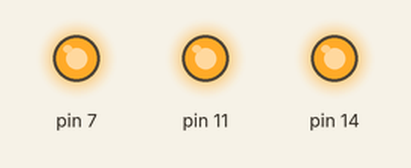
Recording of a sketch running on a simulated Arduino Uno, built with avr-gcc and run on an emulated ATmega328P. On the bench: output pins drawn as LEDs (lit = HIGH). Random numbers use the default seed unless the sketch sets one; what the sketch prints to the serial monitor is not drawn.

Above: at 0.04 s.
At 0.36 s:
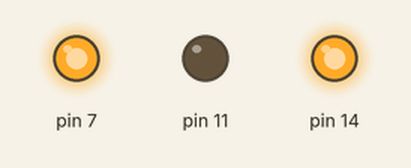
At 0.92 s:
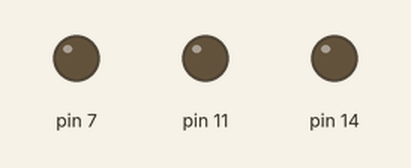
At 1.72 s:
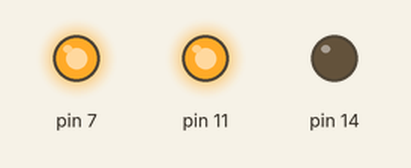
At 2.67 s:
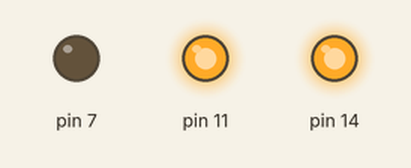
At 3.6 s:
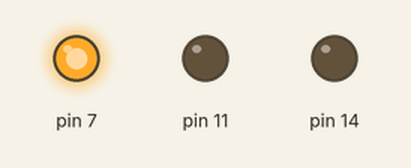
Timing chart, 0 to 3.9 s (numbered marks = the images above):
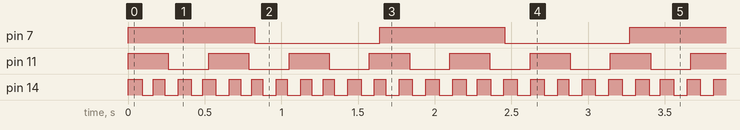

Measured:
- by itself, pin 7: alternates HIGH for 0.82 s and LOW for 0.82 s
- by itself, pin 11: alternates HIGH for 0.26 s and LOW for 0.26 s
- by itself, pin 14: alternates HIGH for 0.09 s and LOW for 0.09 s

The sketch:

dual_of_blinks.ino
```cpp
#include "blinky.h"

LED led0(7, random(1000)); // Create an LED object attached to pin 7
LED led1(11, random(1000)); // Create an LED object attached to pin 11
LED led2(14, random(1000)); // Create an LED object attached to pin 14

void setup() {
  Serial.begin(9600);
}

void loop() {
  unsigned long currentMillis = millis();

  led0.check(currentMillis);
  led1.check(currentMillis);
  led2.check(currentMillis);

}
```

blinky.cpp
```cpp
// CPP File - where the class is defined (also called implementation)
#include "blinky.h"

LED::LED(int pin, int interval) {
  this -> pin = pin;
  this -> interval = interval;
  state = HIGH;
  previousMillis = millis();
  pinMode(pin, OUTPUT);
  digitalWrite(pin, state);
}

void LED::updateState() {
  if (state == LOW) {
    state = HIGH;
  }
  else {
    state = LOW;
  }
  digitalWrite(pin, state);
}


void LED::check(unsigned long currentMillis) {
  Serial.println(interval);
  if (currentMillis - previousMillis >= interval) {
    previousMillis = currentMillis;
    this -> updateState();
  }
}
```

blinky.h
```cpp
// Header files - where the class is declared
//              - where the functions and variables are defined
#ifndef LED_h
#define LED_h

#include <Arduino.h> // Core library that contains all of Arduino's built-in functions

class LED {
  private:
    int pin;
    int interval;
    int state;
    unsigned long previousMillis;

  public:
    LED(int pin, int interval);
    void updateState();
    void check(unsigned long currentMillis);
};

#endif
```
